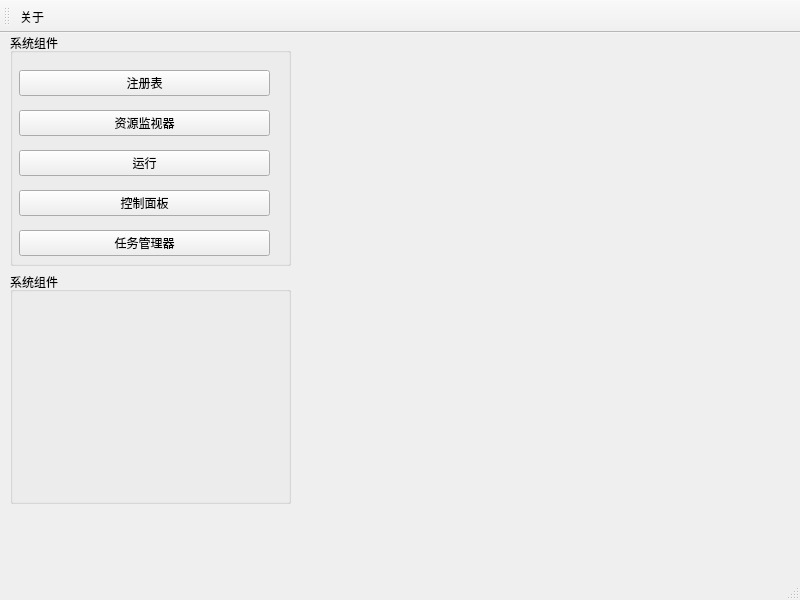
<?xml version="1.0" encoding="UTF-8"?>
<ui version="4.0">
 <class>Practical_use</class>
 <widget class="QMainWindow" name="Practical_use">
  <property name="geometry">
   <rect>
    <x>0</x>
    <y>0</y>
    <width>800</width>
    <height>600</height>
   </rect>
  </property>
  <property name="windowTitle">
   <string>Practical_use</string>
  </property>
  <widget class="QWidget" name="centralwidget">
   <widget class="QWidget" name="verticalLayoutWidget">
    <property name="geometry">
     <rect>
      <x>10</x>
      <y>0</y>
      <width>281</width>
      <height>471</height>
     </rect>
    </property>
    <layout class="QVBoxLayout" name="verticalLayout">
     <item>
      <widget class="QGroupBox" name="groupBox_2">
       <property name="title">
        <string>系统组件</string>
       </property>
       <widget class="QWidget" name="verticalLayoutWidget_2">
        <property name="geometry">
         <rect>
          <x>9</x>
          <y>29</y>
          <width>251</width>
          <height>205</height>
         </rect>
        </property>
        <layout class="QVBoxLayout" name="verticalLayout_2">
         <item>
          <widget class="QPushButton" name="pushButton_2">
           <property name="text">
            <string>注册表</string>
           </property>
          </widget>
         </item>
         <item>
          <widget class="QPushButton" name="pushButton_3">
           <property name="text">
            <string>资源监视器</string>
           </property>
          </widget>
         </item>
         <item>
          <widget class="QPushButton" name="pushButton_4">
           <property name="text">
            <string>运行</string>
           </property>
          </widget>
         </item>
         <item>
          <widget class="QPushButton" name="pushButton_5">
           <property name="text">
            <string>控制面板</string>
           </property>
          </widget>
         </item>
         <item>
          <widget class="QPushButton" name="pushButton_6">
           <property name="text">
            <string>任务管理器</string>
           </property>
          </widget>
         </item>
        </layout>
       </widget>
      </widget>
     </item>
     <item>
      <widget class="QGroupBox" name="groupBox">
       <property name="title">
        <string>系统组件</string>
       </property>
      </widget>
     </item>
    </layout>
   </widget>
  </widget>
  <widget class="QMenuBar" name="menubar">
   <property name="geometry">
    <rect>
     <x>0</x>
     <y>0</y>
     <width>800</width>
     <height>24</height>
    </rect>
   </property>
  </widget>
  <widget class="QStatusBar" name="statusbar"/>
  <widget class="QToolBar" name="toolBar">
   <property name="windowTitle">
    <string>toolBar</string>
   </property>
   <attribute name="toolBarArea">
    <enum>TopToolBarArea</enum>
   </attribute>
   <attribute name="toolBarBreak">
    <bool>false</bool>
   </attribute>
   <addaction name="action"/>
  </widget>
  <action name="action">
   <property name="text">
    <string>关于</string>
   </property>
   <property name="menuRole">
    <enum>QAction::NoRole</enum>
   </property>
  </action>
 </widget>
 <resources/>
 <connections/>
</ui>
